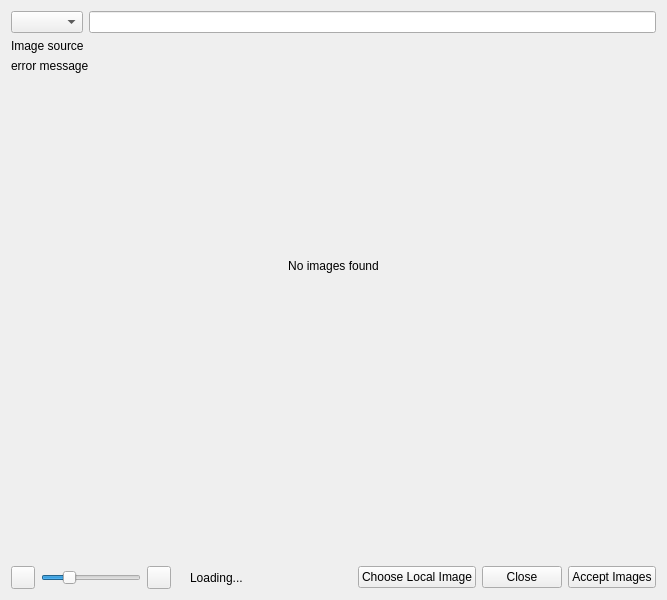
<?xml version="1.0" encoding="UTF-8"?>
<ui version="4.0">
 <class>ImageDialog</class>
 <widget class="QDialog" name="ImageDialog">
  <property name="windowModality">
   <enum>Qt::WindowModal</enum>
  </property>
  <property name="geometry">
   <rect>
    <x>0</x>
    <y>0</y>
    <width>667</width>
    <height>600</height>
   </rect>
  </property>
  <property name="windowTitle">
   <string>Choose an Image</string>
  </property>
  <property name="modal">
   <bool>true</bool>
  </property>
  <layout class="QVBoxLayout" name="verticalLayout" stretch="0,0,0,1,0,0">
   <item>
    <layout class="QHBoxLayout" name="horizontalLayout_2">
     <item>
      <widget class="QComboBox" name="imageProvider"/>
     </item>
     <item>
      <widget class="MyLineEdit" name="searchTerm">
       <property name="toolTip">
        <string>Enter a search term or URL</string>
       </property>
      </widget>
     </item>
    </layout>
   </item>
   <item>
    <widget class="QLabel" name="imageSource">
     <property name="text">
      <string notr="true">Image source</string>
     </property>
     <property name="openExternalLinks">
      <bool>true</bool>
     </property>
    </widget>
   </item>
   <item>
    <widget class="QLabel" name="lblErrorMessage">
     <property name="text">
      <string notr="true">error message</string>
     </property>
    </widget>
   </item>
   <item>
    <widget class="QStackedWidget" name="stackedWidget">
     <property name="autoFillBackground">
      <bool>true</bool>
     </property>
     <property name="currentIndex">
      <number>2</number>
     </property>
     <widget class="QWidget" name="page">
      <layout class="QVBoxLayout" name="verticalLayout_3">
       <property name="leftMargin">
        <number>0</number>
       </property>
       <property name="topMargin">
        <number>0</number>
       </property>
       <property name="rightMargin">
        <number>0</number>
       </property>
       <property name="bottomMargin">
        <number>0</number>
       </property>
       <item>
        <widget class="QTableWidget" name="results">
         <property name="editTriggers">
          <set>QAbstractItemView::NoEditTriggers</set>
         </property>
         <property name="alternatingRowColors">
          <bool>true</bool>
         </property>
         <property name="selectionMode">
          <enum>QAbstractItemView::SingleSelection</enum>
         </property>
         <property name="selectionBehavior">
          <enum>QAbstractItemView::SelectRows</enum>
         </property>
         <property name="showGrid">
          <bool>false</bool>
         </property>
         <attribute name="horizontalHeaderVisible">
          <bool>false</bool>
         </attribute>
         <attribute name="horizontalHeaderStretchLastSection">
          <bool>true</bool>
         </attribute>
         <attribute name="verticalHeaderVisible">
          <bool>false</bool>
         </attribute>
         <column>
          <property name="text">
           <string>Movie</string>
          </property>
         </column>
        </widget>
       </item>
      </layout>
     </widget>
     <widget class="QWidget" name="page_2">
      <layout class="QVBoxLayout" name="verticalLayout_2">
       <property name="leftMargin">
        <number>0</number>
       </property>
       <property name="topMargin">
        <number>0</number>
       </property>
       <property name="rightMargin">
        <number>0</number>
       </property>
       <property name="bottomMargin">
        <number>0</number>
       </property>
       <item>
        <widget class="MyTableWidget" name="table">
         <property name="minimumSize">
          <size>
           <width>400</width>
           <height>0</height>
          </size>
         </property>
         <property name="acceptDrops">
          <bool>true</bool>
         </property>
         <property name="editTriggers">
          <set>QAbstractItemView::NoEditTriggers</set>
         </property>
         <property name="selectionMode">
          <enum>QAbstractItemView::SingleSelection</enum>
         </property>
         <property name="verticalScrollMode">
          <enum>QAbstractItemView::ScrollPerPixel</enum>
         </property>
         <property name="showGrid">
          <bool>false</bool>
         </property>
         <attribute name="horizontalHeaderVisible">
          <bool>false</bool>
         </attribute>
         <attribute name="verticalHeaderVisible">
          <bool>false</bool>
         </attribute>
         <column>
          <property name="text">
           <string>Neue Spalte</string>
          </property>
         </column>
         <column>
          <property name="text">
           <string>Neue Spalte</string>
          </property>
         </column>
         <column>
          <property name="text">
           <string>Neue Spalte</string>
          </property>
         </column>
         <column>
          <property name="text">
           <string>Neue Spalte</string>
          </property>
         </column>
         <column>
          <property name="text">
           <string>Neue Spalte</string>
          </property>
         </column>
        </widget>
       </item>
      </layout>
     </widget>
     <widget class="QWidget" name="page_3">
      <layout class="QVBoxLayout" name="verticalLayout_4">
       <item>
        <widget class="QLabel" name="noResultsLabel">
         <property name="text">
          <string notr="true">No images found</string>
         </property>
         <property name="textFormat">
          <enum>Qt::RichText</enum>
         </property>
         <property name="alignment">
          <set>Qt::AlignCenter</set>
         </property>
         <property name="openExternalLinks">
          <bool>true</bool>
         </property>
        </widget>
       </item>
      </layout>
     </widget>
    </widget>
   </item>
   <item>
    <widget class="ImageGallery" name="gallery" native="true">
     <property name="minimumSize">
      <size>
       <width>0</width>
       <height>100</height>
      </size>
     </property>
     <property name="maximumSize">
      <size>
       <width>16777215</width>
       <height>100</height>
      </size>
     </property>
    </widget>
   </item>
   <item>
    <layout class="QHBoxLayout" name="horizontalLayout" stretch="0,0,0,0,1,0,0,0,0">
     <item>
      <widget class="QToolButton" name="buttonZoomOut">
       <property name="cursor">
        <cursorShape>PointingHandCursor</cursorShape>
       </property>
       <property name="toolTip">
        <string>Zoom out</string>
       </property>
       <property name="text">
        <string/>
       </property>
       <property name="icon">
        <iconset resource="../../data/MediaElch.qrc">
         <normaloff>:/img/zoom_out.png</normaloff>:/img/zoom_out.png</iconset>
       </property>
      </widget>
     </item>
     <item>
      <widget class="QSlider" name="previewSizeSlider">
       <property name="minimumSize">
        <size>
         <width>100</width>
         <height>0</height>
        </size>
       </property>
       <property name="maximumSize">
        <size>
         <width>100</width>
         <height>16777215</height>
        </size>
       </property>
       <property name="toolTip">
        <string>Preview size</string>
       </property>
       <property name="minimum">
        <number>4</number>
       </property>
       <property name="maximum">
        <number>20</number>
       </property>
       <property name="singleStep">
        <number>1</number>
       </property>
       <property name="pageStep">
        <number>1</number>
       </property>
       <property name="value">
        <number>8</number>
       </property>
       <property name="orientation">
        <enum>Qt::Horizontal</enum>
       </property>
      </widget>
     </item>
     <item>
      <widget class="QToolButton" name="buttonZoomIn">
       <property name="cursor">
        <cursorShape>PointingHandCursor</cursorShape>
       </property>
       <property name="toolTip">
        <string>Zoom in</string>
       </property>
       <property name="text">
        <string/>
       </property>
       <property name="icon">
        <iconset resource="../../data/MediaElch.qrc">
         <normaloff>:/img/zoom_in.png</normaloff>:/img/zoom_in.png</iconset>
       </property>
      </widget>
     </item>
     <item>
      <widget class="QLabel" name="labelSpinner">
       <property name="text">
        <string/>
       </property>
      </widget>
     </item>
     <item>
      <widget class="QLabel" name="labelLoading">
       <property name="text">
        <string>Loading...</string>
       </property>
      </widget>
     </item>
     <item>
      <spacer name="horizontalSpacer">
       <property name="orientation">
        <enum>Qt::Horizontal</enum>
       </property>
       <property name="sizeHint" stdset="0">
        <size>
         <width>40</width>
         <height>20</height>
        </size>
       </property>
      </spacer>
     </item>
     <item>
      <widget class="QPushButton" name="buttonChoose">
       <property name="focusPolicy">
        <enum>Qt::NoFocus</enum>
       </property>
       <property name="text">
        <string>Choose Local Image</string>
       </property>
       <property name="autoDefault">
        <bool>false</bool>
       </property>
      </widget>
     </item>
     <item>
      <widget class="QPushButton" name="buttonClose">
       <property name="focusPolicy">
        <enum>Qt::NoFocus</enum>
       </property>
       <property name="text">
        <string>Close</string>
       </property>
      </widget>
     </item>
     <item>
      <widget class="QPushButton" name="btnAcceptImages">
       <property name="text">
        <string>Accept Images</string>
       </property>
       <property name="autoDefault">
        <bool>false</bool>
       </property>
      </widget>
     </item>
    </layout>
   </item>
  </layout>
 </widget>
 <customwidgets>
  <customwidget>
   <class>ImageGallery</class>
   <extends>QWidget</extends>
   <header>ui/small_widgets/ImageGallery.h</header>
   <container>1</container>
  </customwidget>
  <customwidget>
   <class>MyTableWidget</class>
   <extends>QTableWidget</extends>
   <header>ui/small_widgets/MyTableWidget.h</header>
  </customwidget>
  <customwidget>
   <class>MyLineEdit</class>
   <extends>QLineEdit</extends>
   <header>ui/small_widgets/MyLineEdit.h</header>
  </customwidget>
 </customwidgets>
 <resources>
  <include location="../../data/MediaElch.qrc"/>
 </resources>
 <connections/>
</ui>
